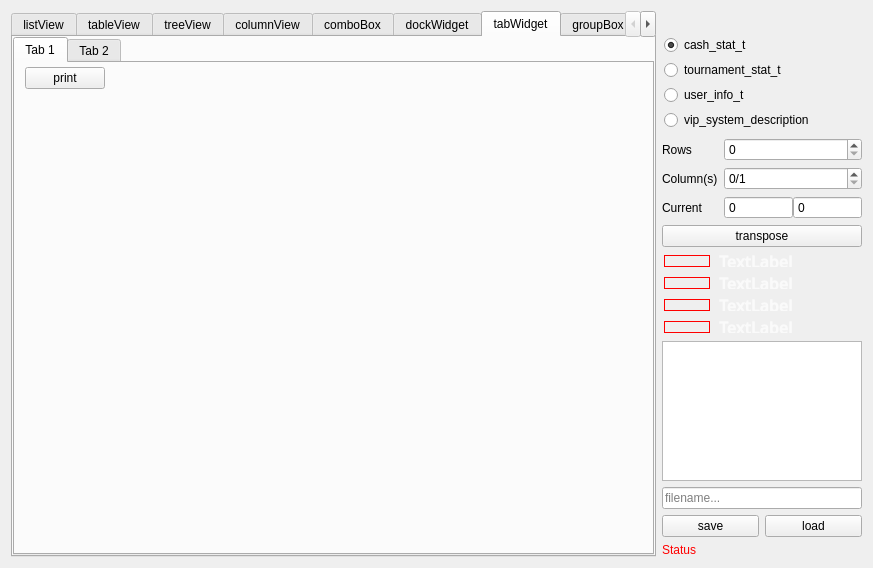
<?xml version="1.0" encoding="UTF-8"?>
<ui version="4.0">
 <class>Form</class>
 <widget class="QWidget" name="Form">
  <property name="geometry">
   <rect>
    <x>0</x>
    <y>0</y>
    <width>873</width>
    <height>557</height>
   </rect>
  </property>
  <property name="windowTitle">
   <string>Form</string>
  </property>
  <layout class="QGridLayout" name="gridLayout">
   <item row="9" column="1">
    <widget class="QPushButton" name="bttn_save">
     <property name="text">
      <string>save</string>
     </property>
     <property name="checkable">
      <bool>true</bool>
     </property>
    </widget>
   </item>
   <item row="0" column="0" rowspan="12">
    <widget class="QTabWidget" name="tab_widget">
     <property name="contextMenuPolicy">
      <enum>Qt::CustomContextMenu</enum>
     </property>
     <property name="currentIndex">
      <number>6</number>
     </property>
     <widget class="QListView" name="listView">
      <property name="sizeAdjustPolicy">
       <enum>QAbstractScrollArea::AdjustToContents</enum>
      </property>
      <property name="alternatingRowColors">
       <bool>true</bool>
      </property>
      <property name="movement">
       <enum>QListView::Free</enum>
      </property>
      <property name="isWrapping" stdset="0">
       <bool>true</bool>
      </property>
      <property name="resizeMode">
       <enum>QListView::Adjust</enum>
      </property>
      <attribute name="title">
       <string>listView</string>
      </attribute>
     </widget>
     <widget class="QTableView" name="tableView">
      <property name="sizeAdjustPolicy">
       <enum>QAbstractScrollArea::AdjustToContents</enum>
      </property>
      <property name="dragDropMode">
       <enum>QAbstractItemView::InternalMove</enum>
      </property>
      <property name="defaultDropAction">
       <enum>Qt::LinkAction</enum>
      </property>
      <property name="alternatingRowColors">
       <bool>true</bool>
      </property>
      <property name="selectionMode">
       <enum>QAbstractItemView::SingleSelection</enum>
      </property>
      <property name="selectionBehavior">
       <enum>QAbstractItemView::SelectRows</enum>
      </property>
      <property name="sortingEnabled">
       <bool>true</bool>
      </property>
      <attribute name="title">
       <string>tableView</string>
      </attribute>
     </widget>
     <widget class="QTreeView" name="treeView">
      <property name="sizeAdjustPolicy">
       <enum>QAbstractScrollArea::AdjustToContents</enum>
      </property>
      <property name="alternatingRowColors">
       <bool>true</bool>
      </property>
      <property name="indentation">
       <number>18</number>
      </property>
      <property name="uniformRowHeights">
       <bool>true</bool>
      </property>
      <property name="sortingEnabled">
       <bool>true</bool>
      </property>
      <property name="animated">
       <bool>true</bool>
      </property>
      <attribute name="title">
       <string>treeView</string>
      </attribute>
     </widget>
     <widget class="QColumnView" name="columnView">
      <property name="sizeAdjustPolicy">
       <enum>QAbstractScrollArea::AdjustToContents</enum>
      </property>
      <property name="alternatingRowColors">
       <bool>true</bool>
      </property>
      <attribute name="title">
       <string>columnView</string>
      </attribute>
     </widget>
     <widget class="QComboBox" name="comboBox">
      <property name="sizeAdjustPolicy">
       <enum>QComboBox::AdjustToMinimumContentsLengthWithIcon</enum>
      </property>
      <attribute name="title">
       <string>comboBox</string>
      </attribute>
     </widget>
     <widget class="QDockWidget" name="dockWidget">
      <attribute name="title">
       <string>dockWidget</string>
      </attribute>
      <widget class="QWidget" name="dockWidgetContents"/>
     </widget>
     <widget class="QTabWidget" name="tabWidget">
      <attribute name="title">
       <string>tabWidget</string>
      </attribute>
      <widget class="QWidget" name="tab">
       <attribute name="title">
        <string>Tab 1</string>
       </attribute>
       <widget class="QPushButton" name="bttn_print">
        <property name="geometry">
         <rect>
          <x>10</x>
          <y>4</y>
          <width>80</width>
          <height>22</height>
         </rect>
        </property>
        <property name="text">
         <string>print</string>
        </property>
       </widget>
       <widget class="QFrame" name="labels">
        <property name="geometry">
         <rect>
          <x>10</x>
          <y>30</y>
          <width>601</width>
          <height>401</height>
         </rect>
        </property>
        <layout class="QVBoxLayout" name="verticalLayout_2">
         <property name="spacing">
          <number>0</number>
         </property>
         <property name="leftMargin">
          <number>10</number>
         </property>
         <property name="topMargin">
          <number>10</number>
         </property>
         <property name="rightMargin">
          <number>10</number>
         </property>
         <property name="bottomMargin">
          <number>10</number>
         </property>
        </layout>
       </widget>
      </widget>
      <widget class="QWidget" name="tab_2">
       <attribute name="title">
        <string>Tab 2</string>
       </attribute>
      </widget>
     </widget>
     <widget class="QGroupBox" name="groupBox">
      <property name="title">
       <string>GroupBox</string>
      </property>
      <attribute name="title">
       <string>groupBox</string>
      </attribute>
     </widget>
     <widget class="QScrollArea" name="scrollArea">
      <property name="widgetResizable">
       <bool>true</bool>
      </property>
      <attribute name="title">
       <string>scrollArea</string>
      </attribute>
      <widget class="QWidget" name="scrollAreaWidgetContents">
       <property name="geometry">
        <rect>
         <x>0</x>
         <y>0</y>
         <width>646</width>
         <height>510</height>
        </rect>
       </property>
      </widget>
     </widget>
    </widget>
   </item>
   <item row="6" column="1" colspan="2">
    <widget class="EntityWidget" name="container_4">
     <property name="minimumSize">
      <size>
       <width>150</width>
       <height>16</height>
      </size>
     </property>
     <property name="maximumSize">
      <size>
       <width>200</width>
       <height>32</height>
      </size>
     </property>
     <property name="backgroundColor">
      <color alpha="212">
       <red>44</red>
       <green>55</green>
       <blue>81</blue>
      </color>
     </property>
     <layout class="QHBoxLayout" name="horizontalLayout_8" stretch="4,13">
      <property name="spacing">
       <number>2</number>
      </property>
      <property name="leftMargin">
       <number>2</number>
      </property>
      <property name="topMargin">
       <number>2</number>
      </property>
      <property name="rightMargin">
       <number>2</number>
      </property>
      <property name="bottomMargin">
       <number>2</number>
      </property>
      <item>
       <widget class="QLabel" name="icon_4">
        <property name="styleSheet">
         <string notr="true">border: 1px solid red;</string>
        </property>
        <property name="text">
         <string/>
        </property>
        <property name="scaledContents">
         <bool>true</bool>
        </property>
       </widget>
      </item>
      <item>
       <widget class="QLabel" name="text_4">
        <property name="font">
         <font>
          <family>Open Sans Semibold</family>
          <pointsize>12</pointsize>
          <weight>75</weight>
          <bold>true</bold>
         </font>
        </property>
        <property name="styleSheet">
         <string notr="true">color: #fafafa;</string>
        </property>
        <property name="text">
         <string>TextLabel</string>
        </property>
        <property name="indent">
         <number>7</number>
        </property>
       </widget>
      </item>
     </layout>
    </widget>
   </item>
   <item row="4" column="1" colspan="2">
    <widget class="EntityWidget" name="container_2">
     <property name="minimumSize">
      <size>
       <width>150</width>
       <height>16</height>
      </size>
     </property>
     <property name="maximumSize">
      <size>
       <width>200</width>
       <height>32</height>
      </size>
     </property>
     <property name="backgroundColor">
      <color alpha="212">
       <red>44</red>
       <green>55</green>
       <blue>81</blue>
      </color>
     </property>
     <layout class="QHBoxLayout" name="horizontalLayout_6" stretch="4,13">
      <property name="spacing">
       <number>2</number>
      </property>
      <property name="leftMargin">
       <number>2</number>
      </property>
      <property name="topMargin">
       <number>2</number>
      </property>
      <property name="rightMargin">
       <number>2</number>
      </property>
      <property name="bottomMargin">
       <number>2</number>
      </property>
      <item>
       <widget class="QLabel" name="icon_2">
        <property name="styleSheet">
         <string notr="true">border: 1px solid red;</string>
        </property>
        <property name="text">
         <string/>
        </property>
        <property name="scaledContents">
         <bool>true</bool>
        </property>
       </widget>
      </item>
      <item>
       <widget class="QLabel" name="text_2">
        <property name="font">
         <font>
          <family>Open Sans Semibold</family>
          <pointsize>12</pointsize>
          <weight>75</weight>
          <bold>true</bold>
         </font>
        </property>
        <property name="styleSheet">
         <string notr="true">color: #fafafa;</string>
        </property>
        <property name="text">
         <string>TextLabel</string>
        </property>
        <property name="indent">
         <number>7</number>
        </property>
       </widget>
      </item>
     </layout>
    </widget>
   </item>
   <item row="9" column="2">
    <widget class="QPushButton" name="bttn_load">
     <property name="text">
      <string>load</string>
     </property>
     <property name="checkable">
      <bool>true</bool>
     </property>
    </widget>
   </item>
   <item row="2" column="1" colspan="2">
    <widget class="QPushButton" name="bttn_transpose">
     <property name="text">
      <string>transpose</string>
     </property>
     <property name="checkable">
      <bool>true</bool>
     </property>
    </widget>
   </item>
   <item row="7" column="1" colspan="2">
    <widget class="QTextBrowser" name="textBrowser">
     <property name="minimumSize">
      <size>
       <width>140</width>
       <height>140</height>
      </size>
     </property>
     <property name="maximumSize">
      <size>
       <width>200</width>
       <height>400</height>
      </size>
     </property>
     <property name="tabChangesFocus">
      <bool>true</bool>
     </property>
     <property name="undoRedoEnabled">
      <bool>true</bool>
     </property>
    </widget>
   </item>
   <item row="0" column="1" colspan="2">
    <layout class="QVBoxLayout" name="verticalLayout">
     <property name="spacing">
      <number>5</number>
     </property>
     <property name="leftMargin">
      <number>2</number>
     </property>
     <property name="topMargin">
      <number>24</number>
     </property>
     <property name="rightMargin">
      <number>2</number>
     </property>
     <property name="bottomMargin">
      <number>2</number>
     </property>
     <item alignment="Qt::AlignLeft">
      <widget class="QRadioButton" name="bttn_cash_stat_t">
       <property name="text">
        <string>cash_stat_t</string>
       </property>
       <property name="checked">
        <bool>true</bool>
       </property>
       <attribute name="buttonGroup">
        <string notr="true">buttonGroup</string>
       </attribute>
      </widget>
     </item>
     <item alignment="Qt::AlignLeft">
      <widget class="QRadioButton" name="bttn_tournament_stat_t">
       <property name="text">
        <string>tournament_stat_t</string>
       </property>
       <attribute name="buttonGroup">
        <string notr="true">buttonGroup</string>
       </attribute>
      </widget>
     </item>
     <item alignment="Qt::AlignLeft">
      <widget class="QRadioButton" name="bttn_user_info_t">
       <property name="text">
        <string>user_info_t</string>
       </property>
       <attribute name="buttonGroup">
        <string notr="true">buttonGroup</string>
       </attribute>
      </widget>
     </item>
     <item alignment="Qt::AlignLeft">
      <widget class="QRadioButton" name="bttn_vip_system_description">
       <property name="text">
        <string>vip_system_description</string>
       </property>
       <attribute name="buttonGroup">
        <string notr="true">buttonGroup</string>
       </attribute>
      </widget>
     </item>
    </layout>
   </item>
   <item row="1" column="1" colspan="2">
    <layout class="QFormLayout" name="formLayout">
     <item row="0" column="0">
      <widget class="QLabel" name="rowsLabel">
       <property name="text">
        <string>Rows</string>
       </property>
      </widget>
     </item>
     <item row="0" column="1">
      <widget class="QSpinBox" name="spinBox_rows"/>
     </item>
     <item row="1" column="0">
      <widget class="QLabel" name="columnSLabel">
       <property name="text">
        <string>Column(s)</string>
       </property>
      </widget>
     </item>
     <item row="1" column="1">
      <widget class="QSpinBox" name="spinBox_columns">
       <property name="suffix">
        <string>/1</string>
       </property>
       <property name="maximum">
        <number>1</number>
       </property>
      </widget>
     </item>
     <item row="2" column="0">
      <widget class="QLabel" name="currentLabel">
       <property name="text">
        <string>Current</string>
       </property>
      </widget>
     </item>
     <item row="2" column="1">
      <layout class="QHBoxLayout" name="horizontalLayout" stretch="0,0">
       <property name="spacing">
        <number>0</number>
       </property>
       <property name="leftMargin">
        <number>0</number>
       </property>
       <property name="topMargin">
        <number>0</number>
       </property>
       <property name="rightMargin">
        <number>0</number>
       </property>
       <property name="bottomMargin">
        <number>0</number>
       </property>
       <item>
        <widget class="QSpinBox" name="spinBox_currCol">
         <property name="readOnly">
          <bool>true</bool>
         </property>
         <property name="buttonSymbols">
          <enum>QAbstractSpinBox::NoButtons</enum>
         </property>
        </widget>
       </item>
       <item>
        <widget class="QSpinBox" name="spinBox_currRow">
         <property name="readOnly">
          <bool>true</bool>
         </property>
         <property name="buttonSymbols">
          <enum>QAbstractSpinBox::NoButtons</enum>
         </property>
        </widget>
       </item>
      </layout>
     </item>
    </layout>
   </item>
   <item row="3" column="1" colspan="2">
    <widget class="EntityWidget" name="container_1">
     <property name="minimumSize">
      <size>
       <width>150</width>
       <height>16</height>
      </size>
     </property>
     <property name="maximumSize">
      <size>
       <width>200</width>
       <height>32</height>
      </size>
     </property>
     <property name="backgroundColor">
      <color alpha="212">
       <red>44</red>
       <green>55</green>
       <blue>81</blue>
      </color>
     </property>
     <layout class="QHBoxLayout" name="horizontalLayout_2" stretch="4,13">
      <property name="spacing">
       <number>2</number>
      </property>
      <property name="leftMargin">
       <number>2</number>
      </property>
      <property name="topMargin">
       <number>2</number>
      </property>
      <property name="rightMargin">
       <number>2</number>
      </property>
      <property name="bottomMargin">
       <number>2</number>
      </property>
      <item>
       <widget class="QLabel" name="icon_1">
        <property name="styleSheet">
         <string notr="true">border: 1px solid red;</string>
        </property>
        <property name="text">
         <string/>
        </property>
        <property name="scaledContents">
         <bool>true</bool>
        </property>
       </widget>
      </item>
      <item>
       <widget class="QLabel" name="text_1">
        <property name="font">
         <font>
          <family>Open Sans Semibold</family>
          <pointsize>12</pointsize>
          <weight>75</weight>
          <bold>true</bold>
         </font>
        </property>
        <property name="styleSheet">
         <string notr="true">color: #fafafa;</string>
        </property>
        <property name="text">
         <string>TextLabel</string>
        </property>
        <property name="indent">
         <number>7</number>
        </property>
       </widget>
      </item>
     </layout>
    </widget>
   </item>
   <item row="5" column="1" colspan="2">
    <widget class="EntityWidget" name="container_3">
     <property name="minimumSize">
      <size>
       <width>150</width>
       <height>16</height>
      </size>
     </property>
     <property name="maximumSize">
      <size>
       <width>200</width>
       <height>32</height>
      </size>
     </property>
     <property name="backgroundColor">
      <color alpha="212">
       <red>44</red>
       <green>55</green>
       <blue>81</blue>
      </color>
     </property>
     <layout class="QHBoxLayout" name="horizontalLayout_7" stretch="4,13">
      <property name="spacing">
       <number>2</number>
      </property>
      <property name="leftMargin">
       <number>2</number>
      </property>
      <property name="topMargin">
       <number>2</number>
      </property>
      <property name="rightMargin">
       <number>2</number>
      </property>
      <property name="bottomMargin">
       <number>2</number>
      </property>
      <item>
       <widget class="QLabel" name="icon_3">
        <property name="styleSheet">
         <string notr="true">border: 1px solid red;</string>
        </property>
        <property name="text">
         <string/>
        </property>
        <property name="scaledContents">
         <bool>true</bool>
        </property>
       </widget>
      </item>
      <item>
       <widget class="QLabel" name="text_3">
        <property name="font">
         <font>
          <family>Open Sans Semibold</family>
          <pointsize>12</pointsize>
          <weight>75</weight>
          <bold>true</bold>
         </font>
        </property>
        <property name="styleSheet">
         <string notr="true">color: #fafafa;</string>
        </property>
        <property name="text">
         <string>TextLabel</string>
        </property>
        <property name="indent">
         <number>7</number>
        </property>
       </widget>
      </item>
     </layout>
    </widget>
   </item>
   <item row="8" column="1" colspan="2">
    <widget class="QLineEdit" name="lineEdit">
     <property name="placeholderText">
      <string>filename...</string>
     </property>
    </widget>
   </item>
   <item row="10" column="1" rowspan="2" colspan="2">
    <widget class="QLabel" name="msg_status">
     <property name="styleSheet">
      <string notr="true">QLabel {color: red;}</string>
     </property>
     <property name="text">
      <string>Status</string>
     </property>
    </widget>
   </item>
  </layout>
 </widget>
 <customwidgets>
  <customwidget>
   <class>EntityWidget</class>
   <extends>QWidget</extends>
   <header>plugins.h</header>
   <container>1</container>
  </customwidget>
 </customwidgets>
 <resources/>
 <connections/>
 <buttongroups>
  <buttongroup name="buttonGroup"/>
 </buttongroups>
</ui>
